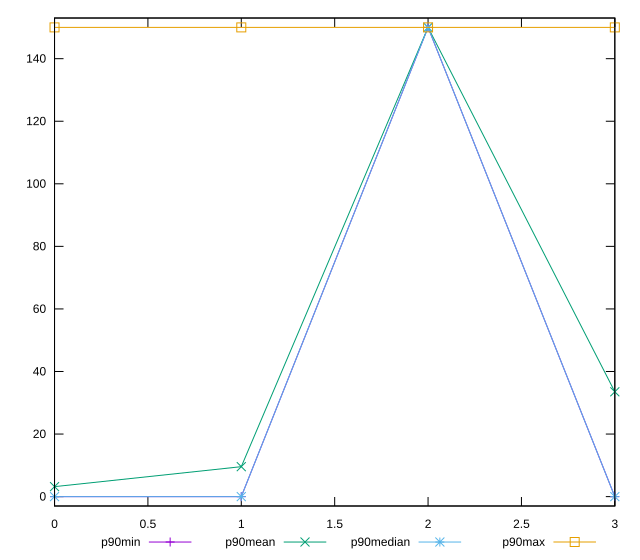

The gnuplot source for this figure:
reset

$p90Min <<EOF
0 0
1 0
2 150
3 0
EOF

$p90Mean <<EOF
0 3.1914893617021276
1 9.574468085106384
2 150
3 33.51063829787234
EOF

$p90Median <<EOF
0 0
1 0
2 150
3 0
EOF

$p90Max <<EOF
0 150
1 150
2 150
3 150
EOF

set key outside below
set xrange [0:3]
set yrange [-3:153]
set trange [-3:153]
set terminal svg size 640, 560 enhanced background rgb 'white'
set output "reports/report_00033_2021-03-01T14-23-16.841Z/legacy-javascript/progression/value.svg"

plot $p90Min title "p90min" with linespoints, \
     $p90Mean title "p90mean" with linespoints, \
     $p90Median title "p90median" with linespoints, \
     $p90Max title "p90max" with linespoints

reset
